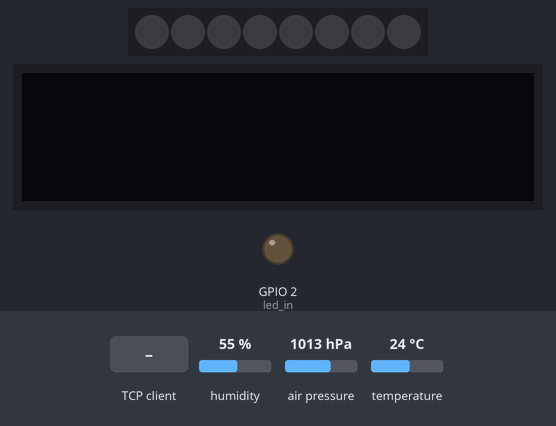
The program below on a simulated ESP32 board running MicroPython. Shown: 8 RGB LEDs in strip order, left to right, 128×32 one-colour display, output pins drawn as LEDs (lit = HIGH). Dashed ring = blinking. Inputs (shaded band) come from the test bench; at power-on: humidity 55 %, air pressure 1013 hPa, temperature 24 °C. The board's own WiFi access point starts at once; one TCP client connects 1 s after the port opens and stays connected; library files of the repository ran but are not shown: ssd1306.py, BME280.py; what the program prints to the serial console is not drawn.

Above: at 1.2 s.
1.3 s: the TCP client sends "1"
At 31.7 s:
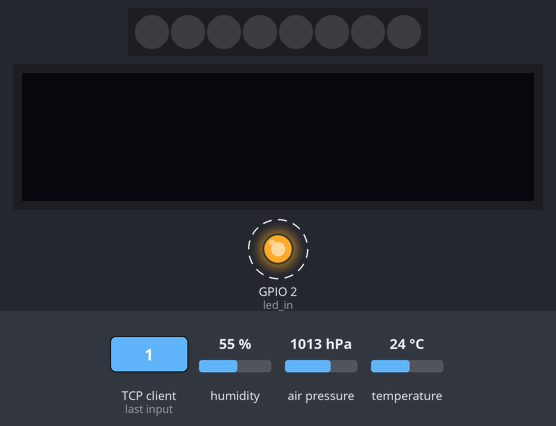
At 33.09 s:
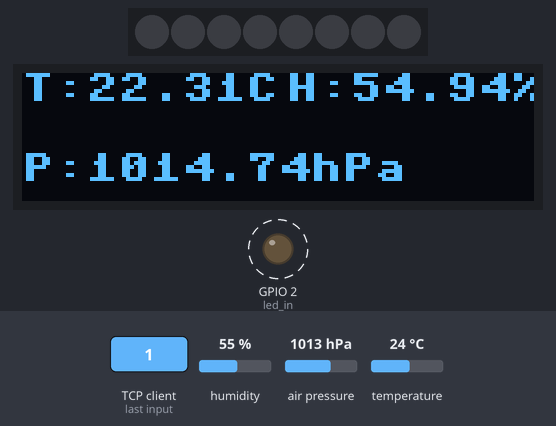
Timing chart, 0 to 33.3 s (numbered marks = the images above; inputs shaded):
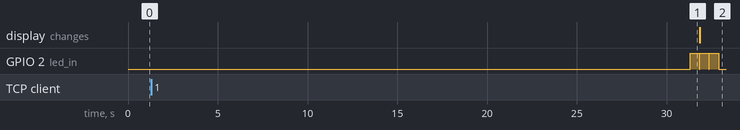

The program:

main.py
```python
import network  # библиотека для открытия точки доступа
import gc  # сбощик мусора
from machine import Pin, SoftI2C
import ssd1306
import time
import neopixel
import uselect as select
import BME280
import json

try:
    import usocket as socket  # импортируем библиотеку сокета из Micropython
except ImportError:
    import socket


np = neopixel.NeoPixel(Pin(5), 8)
led_in = Pin(2, Pin.OUT)
i2c = SoftI2C(scl=Pin(22), sda=Pin(21))

dataToSend = {"temp": [], "hum": [], "pres": []}

json_to_send = {}

bme = BME280.BME280(i2c=i2c)
oled_width = 128
oled_height = 32

oled = ssd1306.SSD1306_I2C(oled_width, oled_height, i2c)

def data_send():
    data = b'1'
    return data


def data_collect():
    oled.fill(0)
    led_in.on()
    temp = bme.temperature
    hum = bme.humidity
    pres = bme.pressure
    time.sleep(0.5)
    led_in.off()

    np[0] = (255, 0, 0)
    np[3] = (125, 204, 223)
    np[7] = (120, 153, 23)

    oled.text("T:"+str(temp), 0, 0, 1)
    oled.text("H:"+str(hum), 66, 0, 1)
    oled.text("P:"+str(pres), 0, 20, 1)
    oled.show()
    return temp, hum, pres


gc.collect()  # Коллектим мусор

ssid = 'Polution Sensor'

ap = network.WLAN(network.AP_IF)  # режим работы антены вай-фая -- точка доступа
ap.active(True)  # запускаем точку доступа
ap.config(essid=ssid)  # Ставим название точки доступа

print("Starting access point...")
while not ap.active():  # пока точка доступа не запустится, сидим в цикле
    print(".", end="")

print('\nAccess Point Started!')
print(ap.ifconfig())  # выводим информацию о точке доступа

server = socket.socket(socket.AF_INET, socket.SOCK_STREAM)  # открываем  сокет, при подключении порт не нужен
server.bind(("", 80))  # биндим его
server.listen(1)  # ставим максимальное число подключившихся

print("Wait for connection...")

while True:
    r, w, err = select.select((server,), (), (), 30)  # кадую секунду слушаем срвер на подключение
    if r:
        for readable in r:
            conn, addr = server.accept()  # Нужно учитывать, что это блокирующая функция
            print('Got a connection from %s' % str(addr))  # Принтим коннектион
            request = conn.recvfrom(512)  # Указываем буфер УЧИТЫВАТЬ ЧТО ЭТО блокирующая функция
            print('Content = %s' % str(request))  #
            conn.send(json_to_send)  # Отправляем файл

            # conn.close()
    else:
        dataToSend["temp"].append(data_collect()[0])
        dataToSend["hum"].append(data_collect()[1])
        dataToSend["pres"].append(data_collect()[2])
        json_to_send = json.dumps(dataToSend)
        print(dataToSend)
```

Measured:
- after the input at 1.3 s, GPIO 2 (led_in): alternates HIGH for 0.52 s and LOW for 0.01 s, starting after 30.0 s
